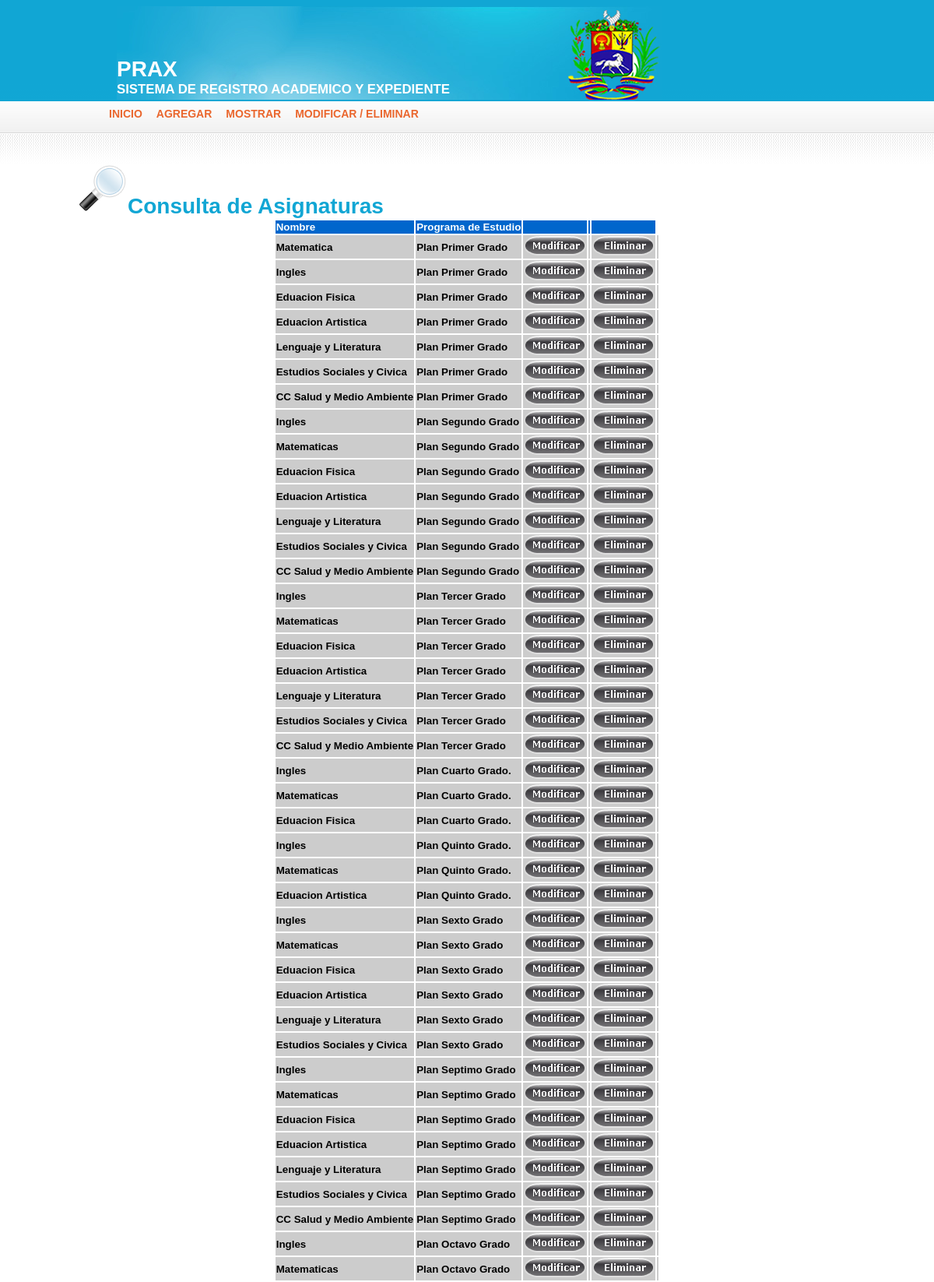
Screenshot of /Modificacion/Conasignatura.php (upper part) with the database file from the repository.
### tables this page shows
CREATE TABLE `asignatura` (
  `CodigoAsignatura` int(5) NOT NULL auto_increment,
  `Nombre` char(30) NOT NULL,
  `PlanEstudio_codigoPlan` int(5) NOT NULL,
  PRIMARY KEY  (`CodigoAsignatura`),
  KEY `PlanEstudio_codigoPlan` (`PlanEstudio_codigoPlan`)
);

CREATE TABLE `planestudio` (
  `CodigoPlan` int(5) NOT NULL auto_increment,
  `Nombre` char(20) NOT NULL,
  `ano` char(4) NOT NULL,
  `Grado_CodigoGrado` int(5) NOT NULL,
  PRIMARY KEY  (`CodigoPlan`),
  KEY `Grado_CodigoGrado` (`Grado_CodigoGrado`)
);

### Modificacion/Conasignatura.php (the view, shortened to what this page needs)
<!DOCTYPE html PUBLIC "-//W3C//DTD XHTML 1.0 Strict//EN" "http://www.w3.org/TR/xhtml1/DTD/xhtml1-strict.dtd">
<html xmlns="http://www.w3.org/1999/xhtml">
<head>
<link href="../CSS/estilo2.css" rel="stylesheet" type="text/css" />
</head>
<body>
<div id="header">
    <div id="logo">
        <h1><a href="#">PRAX</a></h1>
        <h2><a href="#">sistema de registro academico y expediente</a></h2>
  </div>
</div>
<div id="menu">
    <ul>
        <li class="first"><a href="../Vista/FrmAsignatura2.php" title="">inicio</a></li>
        <li><a href="../Vista/FrmAsignatura2.php" title="">agregar</a></li>
        <li><a href="../Consultas/Conasignatura2.php" title="">Mostrar</a></li>
         <li><a href="Conasignatura.php" title="">Modificar  /  eliminar</a></li>
  </ul>
</div>
<div id="content">
  <h1 align="center">&nbsp;</h1>
  <h1 align="left"><img src="../CSS/ico/Search.png" alt="" width="64" height="64" />Consulta de Asignaturas</h1>
  <div align="center">
    <?
    include_once("../Modelo/C_asignatura.php");
    $a=new asignatura();
    $consulta= $a->mostrar_asignatura();
      $nfilas = mysql_num_rows ($consulta);
      if ($nfilas > 0)
      {
         echo ("<TABLE>\n");
         echo ("<TR>\n");
         echo ("<TH>Nombre</TH>\n");
         echo ("<TH>Programa de Estudio</TH>\n");
         echo ("<TH></TH>\n");
         echo ("<TH></TH>\n");
         echo ("<TH></TH>\n");
         echo ("</TR>\n");
         for ($i=0; $i<$nfilas; $i++)
         {
            $resultado = mysql_fetch_array ($consulta);
            echo ("<TR>\n");
            $codigo = $resultado['uCodigo'];
            echo ("<TD>" . $resultado['Nombre'] . "</TD>\n");
            echo ("<TD>" . $resultado['uNombre'] . "</TD>\n");
            btn($codigo);
         }
         echo ("</TABLE>\n");
      }
      else
         echo ("No hay Datos disponibles");
?>
  </div>
  <? function btn($cont){ ?>
        <form method="post" name="formu" action="Modasignatura.php">
         <td><INPUT TYPE=IMAGE SRC="../CSS/ico/modificar.png" name="btn[]" value="M<?php echo ("$cont")?>"><td>
         <td><INPUT TYPE=IMAGE SRC="../CSS/ico/eliminar.png" name="btn[]" value="E<?php echo ("$cont")?>"><td>
         <? echo("");}?>
</div>
</body>
</html>

### CSS/estilo2.css (style rules this page uses)
body { background: #FFFFFF url(images/img01.gif) repeat-x; color: #000000; font-family: Arial, Helvetica, sans-serif; font-size: 14px; font-style: normal; font-weight: bolder; font-variant: normal; }
TH { font-size: 10pt; font-weight: bold; color: white; background: #0066CC; text-align: left; }
TD { font-size: 10pt; background: #CCCCCC; }
h1, h2, h3 { margin: 0; color: #11A6D4; }
h2 { margin-bottom: .5em; font-size: 1.8em; }
p, blockquote, ul, ol { margin-bottom: 1.5em; line-height: 1.8em; }
ul { margin-left: 2em; list-style: square; }
a { color: #EA672E; }
img { border: none; }
#header { width: 900px; height: 120px; background: url(images/img022.jpg) no-repeat; margin-top: 0; margin-right: auto; margin-bottom: 0; margin-left: auto; }
#logo { float: left; padding: 65px 0 0 0; }
#logo h1 { text-transform: uppercase; font-size: 2em; }
#logo h2 { margin: 0; text-transform: uppercase; font-size: 1.2em; }
#logo a { text-decoration: none; color: #FFFFFF; }
#menu { width: 1000px; height: 30px; margin-top: 0; margin-right: auto; margin-bottom: 0; margin-left: auto; }
#menu ul { margin: 0; list-style: none; line-height: normal; }
#menu li { display: inline; }
#menu a { display: block; float: left; height: 20px; background: url(images/img06.gif) no-repeat; text-transform: uppercase; text-decoration: none; font-weight: bold; padding-top: 10px; padding-right: 10px; padding-bottom: 0; padding-left: 8px; }
#menu .first a { padding-left: 0; background: none; }
#content { width: 1000px; margin-top: 0; margin-right: auto; margin-bottom: 0; margin-left: auto; padding-top: 20px; padding-right: 0; padding-bottom: 20px; padding-left: 0; }

### rows the page displays
asignatura: Nombre "Matematica", PlanEstudio_codigoPlan.Nombre "Plan Primer Grado"
asignatura: Nombre "Ingles", PlanEstudio_codigoPlan.Nombre "Plan Primer Grado"
asignatura: Nombre "Eduacion Fisica", PlanEstudio_codigoPlan.Nombre "Plan Primer Grado"
asignatura: Nombre "Eduacion Artistica", PlanEstudio_codigoPlan.Nombre "Plan Primer Grado"
asignatura: Nombre "Lenguaje y Literatura", PlanEstudio_codigoPlan.Nombre "Plan Primer Grado"
asignatura: Nombre "Estudios Sociales y Civica", PlanEstudio_codigoPlan.Nombre "Plan Primer Grado"
asignatura: Nombre "CC Salud y Medio Ambiente", PlanEstudio_codigoPlan.Nombre "Plan Primer Grado"
asignatura: Nombre "Ingles", PlanEstudio_codigoPlan.Nombre "Plan Segundo Grado"
asignatura: Nombre "Matematicas", PlanEstudio_codigoPlan.Nombre "Plan Segundo Grado"
asignatura: Nombre "Eduacion Fisica", PlanEstudio_codigoPlan.Nombre "Plan Segundo Grado"
asignatura: Nombre "Eduacion Artistica", PlanEstudio_codigoPlan.Nombre "Plan Segundo Grado"
asignatura: Nombre "Lenguaje y Literatura", PlanEstudio_codigoPlan.Nombre "Plan Segundo Grado"
asignatura: Nombre "Estudios Sociales y Civica", PlanEstudio_codigoPlan.Nombre "Plan Segundo Grado"
asignatura: Nombre "CC Salud y Medio Ambiente", PlanEstudio_codigoPlan.Nombre "Plan Segundo Grado"
asignatura: Nombre "Ingles", PlanEstudio_codigoPlan.Nombre "Plan Tercer Grado"
asignatura: Nombre "Matematicas", PlanEstudio_codigoPlan.Nombre "Plan Tercer Grado"
asignatura: Nombre "Eduacion Fisica", PlanEstudio_codigoPlan.Nombre "Plan Tercer Grado"
asignatura: Nombre "Eduacion Artistica", PlanEstudio_codigoPlan.Nombre "Plan Tercer Grado"
asignatura: Nombre "Lenguaje y Literatura", PlanEstudio_codigoPlan.Nombre "Plan Tercer Grado"
asignatura: Nombre "Estudios Sociales y Civica", PlanEstudio_codigoPlan.Nombre "Plan Tercer Grado"
asignatura: Nombre "CC Salud y Medio Ambiente", PlanEstudio_codigoPlan.Nombre "Plan Tercer Grado"
asignatura: Nombre "Ingles", PlanEstudio_codigoPlan.Nombre "Plan Cuarto Grado."
asignatura: Nombre "Matematicas", PlanEstudio_codigoPlan.Nombre "Plan Cuarto Grado."
asignatura: Nombre "Eduacion Fisica", PlanEstudio_codigoPlan.Nombre "Plan Cuarto Grado."
asignatura: Nombre "Ingles", PlanEstudio_codigoPlan.Nombre "Plan Quinto Grado."
asignatura: Nombre "Matematicas", PlanEstudio_codigoPlan.Nombre "Plan Quinto Grado."
asignatura: Nombre "Eduacion Artistica", PlanEstudio_codigoPlan.Nombre "Plan Quinto Grado."
asignatura: Nombre "Ingles", PlanEstudio_codigoPlan.Nombre "Plan Sexto Grado"
asignatura: Nombre "Matematicas", PlanEstudio_codigoPlan.Nombre "Plan Sexto Grado"
asignatura: Nombre "Eduacion Fisica", PlanEstudio_codigoPlan.Nombre "Plan Sexto Grado"
asignatura: Nombre "Eduacion Artistica", PlanEstudio_codigoPlan.Nombre "Plan Sexto Grado"
asignatura: Nombre "Lenguaje y Literatura", PlanEstudio_codigoPlan.Nombre "Plan Sexto Grado"
asignatura: Nombre "Estudios Sociales y Civica", PlanEstudio_codigoPlan.Nombre "Plan Sexto Grado"
asignatura: Nombre "Ingles", PlanEstudio_codigoPlan.Nombre "Plan Septimo Grado"
asignatura: Nombre "Matematicas", PlanEstudio_codigoPlan.Nombre "Plan Septimo Grado"
asignatura: Nombre "Eduacion Fisica", PlanEstudio_codigoPlan.Nombre "Plan Septimo Grado"
asignatura: Nombre "Eduacion Artistica", PlanEstudio_codigoPlan.Nombre "Plan Septimo Grado"
asignatura: Nombre "Lenguaje y Literatura", PlanEstudio_codigoPlan.Nombre "Plan Septimo Grado"
asignatura: Nombre "Estudios Sociales y Civica", PlanEstudio_codigoPlan.Nombre "Plan Septimo Grado"
asignatura: Nombre "CC Salud y Medio Ambiente", PlanEstudio_codigoPlan.Nombre "Plan Septimo Grado"
asignatura: Nombre "Ingles", PlanEstudio_codigoPlan.Nombre "Plan Octavo Grado"
asignatura: Nombre "Matematicas", PlanEstudio_codigoPlan.Nombre "Plan Octavo Grado"
